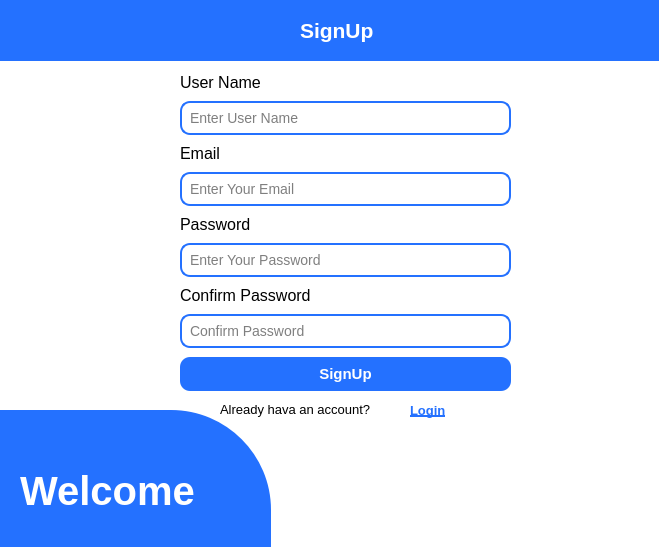
<?xml version="1.0" encoding="UTF-8"?>
<ui version="4.0">
 <class>Form</class>
 <widget class="QWidget" name="Form">
  <property name="geometry">
   <rect>
    <x>0</x>
    <y>0</y>
    <width>659</width>
    <height>547</height>
   </rect>
  </property>
  <property name="windowTitle">
   <string>Form</string>
  </property>
  <property name="styleSheet">
   <string notr="true">background-color: #FFFFFF;</string>
  </property>
  <widget class="QWidget" name="verticalLayoutWidget">
   <property name="geometry">
    <rect>
     <x>180</x>
     <y>70</y>
     <width>331</width>
     <height>328</height>
    </rect>
   </property>
   <layout class="QVBoxLayout" name="verticalLayout">
    <item>
     <widget class="QLabel" name="userNameL">
      <property name="sizePolicy">
       <sizepolicy hsizetype="Fixed" vsizetype="Fixed">
        <horstretch>0</horstretch>
        <verstretch>0</verstretch>
       </sizepolicy>
      </property>
      <property name="font">
       <font>
        <pointsize>12</pointsize>
       </font>
      </property>
      <property name="text">
       <string>User Name</string>
      </property>
      <property name="openExternalLinks">
       <bool>true</bool>
      </property>
     </widget>
    </item>
    <item>
     <widget class="QLineEdit" name="userNameF">
      <property name="styleSheet">
       <string notr="true">QLineEdit {
    background-color: #FFFFFF;
    border: 2px solid #2471FF;
    border-radius: 10px;
    padding: 6px;
    font-size: 14px;
    color: #000000;
}

QLineEdit:focus {
    border: 2px solid #164499;
    background-color: #F5F8FF;
}
</string>
      </property>
      <property name="placeholderText">
       <string>Enter User Name</string>
      </property>
     </widget>
    </item>
    <item>
     <widget class="QLabel" name="EmailL">
      <property name="sizePolicy">
       <sizepolicy hsizetype="Fixed" vsizetype="Fixed">
        <horstretch>0</horstretch>
        <verstretch>0</verstretch>
       </sizepolicy>
      </property>
      <property name="font">
       <font>
        <pointsize>12</pointsize>
       </font>
      </property>
      <property name="text">
       <string>Email</string>
      </property>
      <property name="openExternalLinks">
       <bool>true</bool>
      </property>
     </widget>
    </item>
    <item>
     <widget class="QLineEdit" name="emailF">
      <property name="styleSheet">
       <string notr="true">QLineEdit {
    background-color: #FFFFFF;
    border: 2px solid #2471FF;
    border-radius: 10px;
    padding: 6px;
    font-size: 14px;
    color: #000000;
}

QLineEdit:focus {
    border: 2px solid #164499;
    background-color: #F5F8FF;
}
</string>
      </property>
      <property name="placeholderText">
       <string>Enter Your Email</string>
      </property>
     </widget>
    </item>
    <item>
     <widget class="QLabel" name="passwordL">
      <property name="sizePolicy">
       <sizepolicy hsizetype="Fixed" vsizetype="Fixed">
        <horstretch>0</horstretch>
        <verstretch>0</verstretch>
       </sizepolicy>
      </property>
      <property name="font">
       <font>
        <pointsize>12</pointsize>
       </font>
      </property>
      <property name="text">
       <string>Password</string>
      </property>
      <property name="openExternalLinks">
       <bool>true</bool>
      </property>
     </widget>
    </item>
    <item>
     <widget class="QLineEdit" name="passwordF">
      <property name="styleSheet">
       <string notr="true">QLineEdit {
    background-color: #FFFFFF;
    border: 2px solid #2471FF;
    border-radius: 10px;
    padding: 6px;
    font-size: 14px;
    color: #000000;
}

QLineEdit:focus {
    border: 2px solid #164499;
    background-color: #F5F8FF;
}
</string>
      </property>
      <property name="echoMode">
       <enum>QLineEdit::Password</enum>
      </property>
      <property name="placeholderText">
       <string>Enter Your Password</string>
      </property>
     </widget>
    </item>
    <item>
     <widget class="QLabel" name="ConfirmPasswordL">
      <property name="sizePolicy">
       <sizepolicy hsizetype="Fixed" vsizetype="Fixed">
        <horstretch>0</horstretch>
        <verstretch>0</verstretch>
       </sizepolicy>
      </property>
      <property name="font">
       <font>
        <pointsize>12</pointsize>
       </font>
      </property>
      <property name="text">
       <string>Confirm Password</string>
      </property>
      <property name="openExternalLinks">
       <bool>true</bool>
      </property>
     </widget>
    </item>
    <item>
     <widget class="QLineEdit" name="ConfirmpasswordF">
      <property name="styleSheet">
       <string notr="true">QLineEdit {
    background-color: #FFFFFF;
    border: 2px solid #2471FF;
    border-radius: 10px;
    padding: 6px;
    font-size: 14px;
    color: #000000;
}

QLineEdit:focus {
    border: 2px solid #164499;
    background-color: #F5F8FF;
}
</string>
      </property>
      <property name="echoMode">
       <enum>QLineEdit::Password</enum>
      </property>
      <property name="placeholderText">
       <string>Confirm Password</string>
      </property>
     </widget>
    </item>
    <item>
     <widget class="QPushButton" name="pushButton">
      <property name="font">
       <font>
        <pointsize>-1</pointsize>
        <weight>75</weight>
        <bold>true</bold>
       </font>
      </property>
      <property name="styleSheet">
       <string notr="true">QPushButton {
    background-color: #2471FF;
    color: white;
    border-radius: 10px;
    font-size: 15px;
    font-weight: bold;
    padding: 8px 15px;
}

QPushButton:hover {
    background-color: #164499;
}

QPushButton:pressed {
    background-color: #0E326F;
}
</string>
      </property>
      <property name="text">
       <string>SignUp</string>
      </property>
     </widget>
    </item>
   </layout>
  </widget>
  <widget class="QFrame" name="appBar">
   <property name="geometry">
    <rect>
     <x>0</x>
     <y>0</y>
     <width>661</width>
     <height>61</height>
    </rect>
   </property>
   <property name="font">
    <font>
     <weight>75</weight>
     <bold>true</bold>
    </font>
   </property>
   <property name="styleSheet">
    <string notr="true">background-color: #FF2471FF;</string>
   </property>
   <property name="frameShape">
    <enum>QFrame::NoFrame</enum>
   </property>
   <property name="frameShadow">
    <enum>QFrame::Plain</enum>
   </property>
   <widget class="QLabel" name="label">
    <property name="geometry">
     <rect>
      <x>300</x>
      <y>10</y>
      <width>111</width>
      <height>41</height>
     </rect>
    </property>
    <property name="font">
     <font>
      <pointsize>16</pointsize>
      <weight>75</weight>
      <bold>true</bold>
     </font>
    </property>
    <property name="styleSheet">
     <string notr="true">Color:#FFFFFF</string>
    </property>
    <property name="text">
     <string>SignUp</string>
    </property>
   </widget>
  </widget>
  <widget class="QFrame" name="cornerDecor">
   <property name="geometry">
    <rect>
     <x>0</x>
     <y>410</y>
     <width>271</width>
     <height>141</height>
    </rect>
   </property>
   <property name="styleSheet">
    <string notr="true">QFrame#cornerDecor {
    background-color: #2471FF;
    border-top-right-radius: 100px;
}</string>
   </property>
   <property name="frameShape">
    <enum>QFrame::StyledPanel</enum>
   </property>
   <property name="frameShadow">
    <enum>QFrame::Raised</enum>
   </property>
   <widget class="QLabel" name="label_2">
    <property name="geometry">
     <rect>
      <x>20</x>
      <y>50</y>
      <width>231</width>
      <height>61</height>
     </rect>
    </property>
    <property name="font">
     <font>
      <pointsize>30</pointsize>
      <weight>75</weight>
      <bold>true</bold>
     </font>
    </property>
    <property name="styleSheet">
     <string notr="true">color: #FFFFFF; background-color: #FF2471FF;</string>
    </property>
    <property name="text">
     <string>Welcome</string>
    </property>
   </widget>
  </widget>
  <widget class="QLabel" name="alreadyHA">
   <property name="geometry">
    <rect>
     <x>220</x>
     <y>400</y>
     <width>191</width>
     <height>20</height>
    </rect>
   </property>
   <property name="sizePolicy">
    <sizepolicy hsizetype="Preferred" vsizetype="Preferred">
     <horstretch>0</horstretch>
     <verstretch>0</verstretch>
    </sizepolicy>
   </property>
   <property name="font">
    <font>
     <pointsize>10</pointsize>
    </font>
   </property>
   <property name="text">
    <string>Already hava an account? </string>
   </property>
   <property name="textFormat">
    <enum>Qt::RichText</enum>
   </property>
  </widget>
  <widget class="QLabel" name="goToLogin">
   <property name="geometry">
    <rect>
     <x>410</x>
     <y>400</y>
     <width>51</width>
     <height>20</height>
    </rect>
   </property>
   <property name="font">
    <font>
     <pointsize>10</pointsize>
     <weight>75</weight>
     <bold>true</bold>
     <underline>true</underline>
    </font>
   </property>
   <property name="styleSheet">
    <string notr="true">QLabel {
    color: #2471FF;
    font-weight: bold;
}
QLabel:hover {
    text-decoration: underline;
    cursor: pointer;
}
</string>
   </property>
   <property name="text">
    <string>Login</string>
   </property>
   <property name="textFormat">
    <enum>Qt::PlainText</enum>
   </property>
   <property name="openExternalLinks">
    <bool>false</bool>
   </property>
   <property name="textInteractionFlags">
    <set>Qt::LinksAccessibleByMouse</set>
   </property>
  </widget>
 </widget>
 <resources/>
 <connections/>
</ui>
